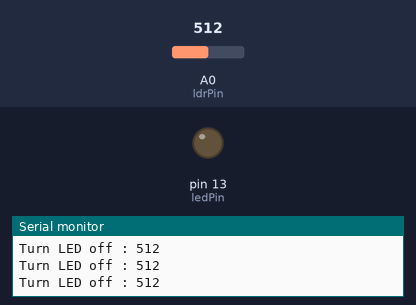
This sketch was run on a simulated Arduino Uno, built with avr-gcc and run on an emulated ATmega328P. On the bench: output pins drawn as LEDs (lit = HIGH), the last lines printed to the serial monitor. The test bench sets the inputs (shaded band); at power-on: A0 (ldrPin) = 512.

Above: at 1.2 s.
1.3 s: A0 (ldrPin) set to 212
2.8 s: A0 (ldrPin) set to 186
At 3.7 s:
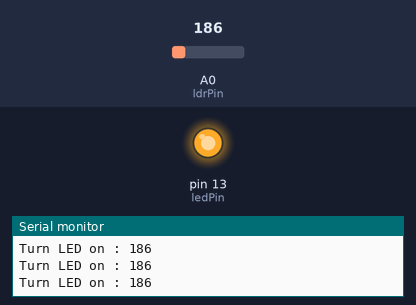
4.3 s: A0 (ldrPin) set to 210
At 4.9 s:
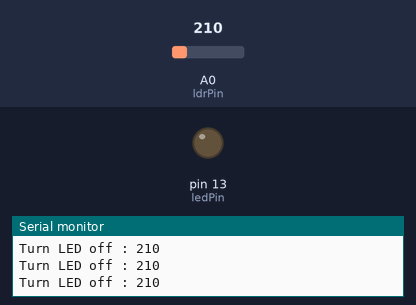
Timing chart, 0 to 7.3 s (numbered marks = the images above; inputs shaded):
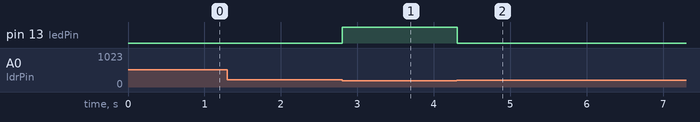

Measured:
- the behaviour switches between 201 and 200 on A0 (ldrPin) (found by bisection; images 0 and 1)
- after the input at 2.8 s, pin 13 (ledPin): LOW → HIGH at once
- after the input at 4.3 s, pin 13 (ledPin): HIGH → LOW at once

The sketch:

LDR.ino
```cpp
const int ledPin = 13;

const int ldrPin = A0;

void setup() {

Serial.begin(9600);

pinMode(ledPin, OUTPUT);

pinMode(ldrPin, INPUT);

}

void loop() {

int ldrStatus = analogRead(ldrPin);

if (ldrStatus <= 200) {

digitalWrite(ledPin, HIGH);

Serial.print("Turn LED on : ");

Serial.println(ldrStatus);

} else {

digitalWrite(ledPin, LOW);

Serial.print("Turn LED off : ");

Serial.println(ldrStatus);
}
}
```
